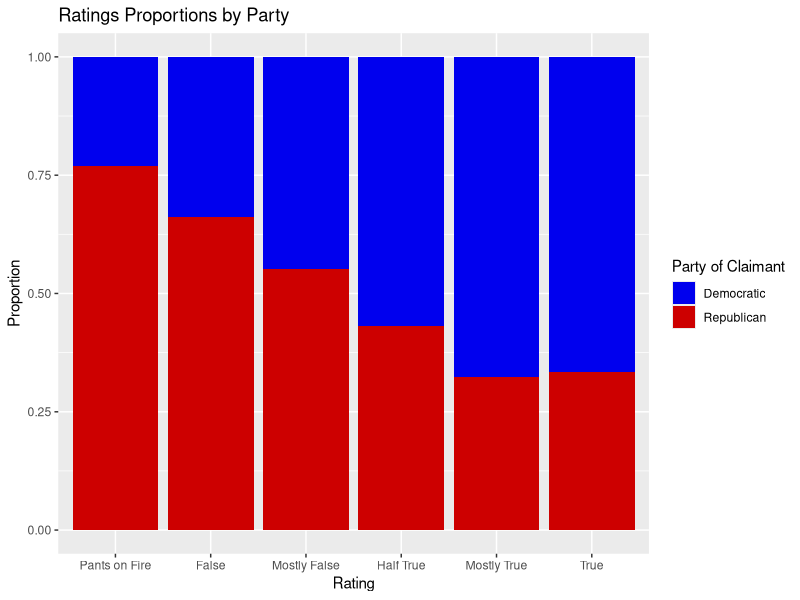
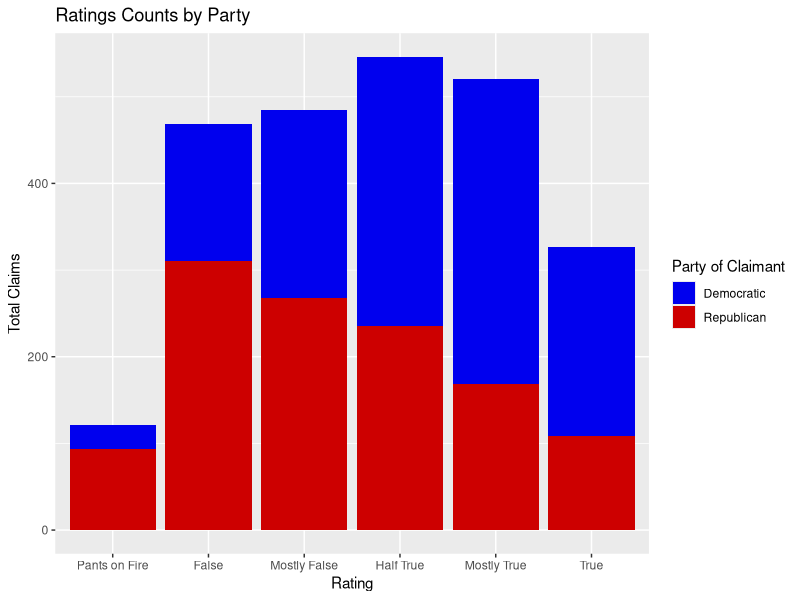
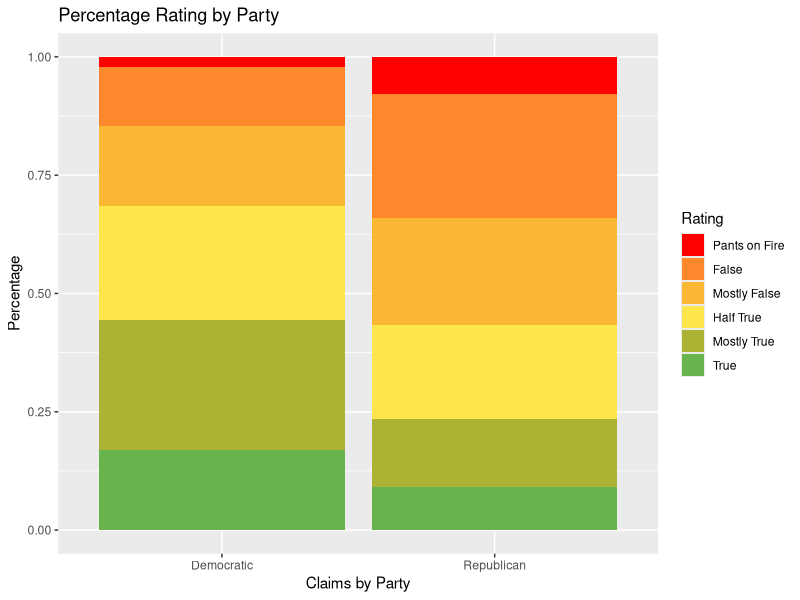

R code for these plots, in order: (Note: this script raises an error after producing the figures.)
## ---- chunk 1
library(tidyverse)
library(knitr)
## ---- chunk 2
pf_mega <- read_csv("pf_mega_location.csv")

truenesscolors = c("#FF0000", "#FF872C", "#FAB733", "#FDE64B", "#ACB334", "#69B34C")

pf_mega$textualRating <- factor(pf_mega$textualRating, 
                              levels = c("Pants on Fire", 
                                         "False", 
                                         "Mostly False", 
                                         "Half True", 
                                         "Mostly True", 
                                         "True"))
## ---- chunk 3
pf_mega$`Government Operations`[pf_mega$...1 == "3990"] <- "TRUE"
## ---- chunk 4
ggplot(pf_mega, aes(x = textualRating, fill = claimant_party)) +
 geom_bar(position = "fill") +
  scale_fill_manual( values = c("blue2", "red3")) +
  labs(title = "Ratings Proportions by Party",
       x = "Rating",
       y = "Proportion",
       fill = "Party of Claimant")

ggplot(pf_mega, aes(x = textualRating, fill = claimant_party)) +
 geom_bar() +
  scale_fill_manual(values = c("blue2", "red3")) +
  labs(title = "Ratings Counts by Party",
       x = "Rating",
       y = "Total Claims",
       fill = "Party of Claimant")
## ---- chunk 5
ggplot(pf_mega, aes(x = claimant_party, fill = textualRating)) +
         geom_bar(position = "fill") +
  labs(title = "Percentage Rating by Party",
       x = "Claims by Party",
       fill = "Rating", y = "Percentage") +
  scale_fill_manual(values = truenesscolors)

dems <- pf_mega %>%
  filter(claimant_party == "Democratic")
dems %>%
  group_by(textualRating) %>%
  count() %>%
  summarize(prop = n/nrow(dems)) %>%
  kable(digits = 4, caption = "Proportion of Democratic Truthfulness")

reps <- pf_mega %>%
  filter(claimant_party == "Republican")
reps %>%
  group_by(textualRating) %>%
  count() %>%
  summarize(prop = n/nrow(dems)) %>%
  kable(digits = 4, caption = "Proportion of Republican Truthfulness")
## ---- chunk 6
#pf_mega %>%
  #count(claimant_party, textualRating) %>%
  #pivot_wider(id_cols = c(claimant_party,
                         # textualRating),
              #names_from = textualRating,
             # values_from = n,
              #values_fill = 0)%>%
  #kable(caption = "Fact-checks per rating by Party")
## ---- chunk 7
binarymacro <- pf_mega %>%
  mutate(Fear = case_when(Fear == TRUE ~ 1,
                          Fear == FALSE ~ 0)) %>%
  mutate(Legislation = case_when(Legislation == TRUE ~ 1,
                                 Legislation == FALSE ~ 0)) %>%
  mutate(`Self/Personal Record` = case_when(`Self/Personal Record` == TRUE ~ 1, 
                                            `Self/Personal Record` == FALSE ~ 0)) %>%
  mutate(`Opponent/Opponent's Record` = case_when(`Opponent/Opponent's Record` == TRUE ~ 1, 
                                                  `Opponent/Opponent's Record` == FALSE ~ 0)) %>%
  select(Fear, Legislation, `Self/Personal Record`, `Opponent/Opponent's Record`, claimant_party) %>%
  filter(!is.na(Fear)) 

macro_tibble <- binarymacro %>%
  group_by(claimant_party) %>%
  summarize(Fear = sum(Fear), Legislation = sum(Legislation), "Self/Personal Record" = sum(`Self/Personal Record`), "Opponent/Opponent's Record" = sum(`Opponent/Opponent's Record`))

macro_tibble <- t(macro_tibble)

print(macro_tibble)
## ---- chunk 8
microtibble
